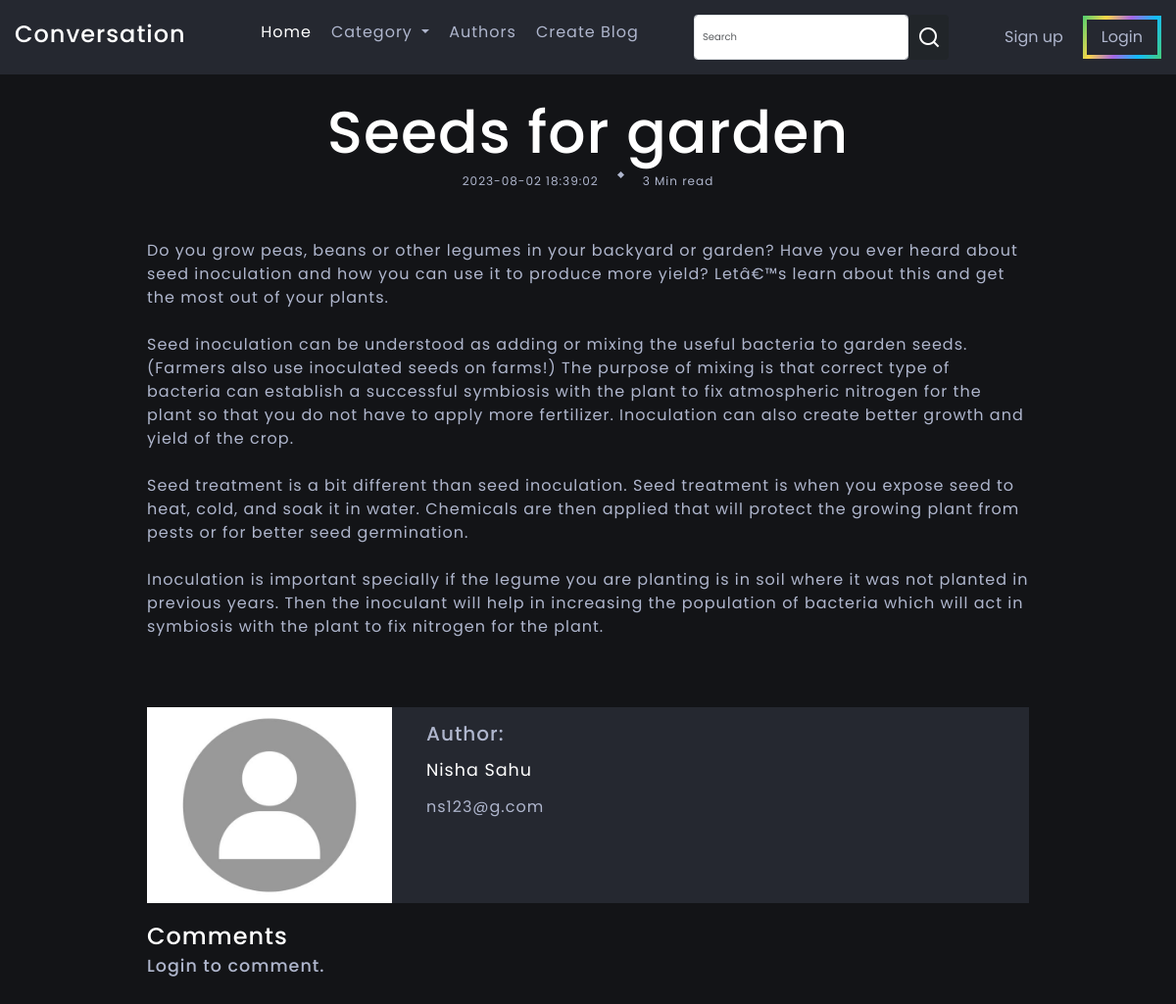
/post.php?blogid=2027277, run on the app's committed database.
### tables this page shows
CREATE TABLE `blog_details` (
  `b_id` int(50) NOT NULL,
  `b_title` text NOT NULL,
  `b_min_read` int(11) NOT NULL,
  `b_description` text NOT NULL,
  `b_date` datetime NOT NULL DEFAULT current_timestamp(),
  `b_category` int(11) NOT NULL,
  `category_tag` varchar(50) NOT NULL,
  `b_user_id` int(7) NOT NULL
);

CREATE TABLE `signup` (
  `signup_id` int(11) NOT NULL,
  `user_name` varchar(255) NOT NULL,
  `user_email` varchar(255) NOT NULL,
  `date` datetime(6) NOT NULL,
  `location` varchar(50) NOT NULL,
  `password` varchar(10) NOT NULL
);

### post.php (the view, shortened to what this page needs)
<html lang="en">
<head>
    <link href="https://cdn.jsdelivr.net/npm/remixicon@2.5.0/fonts/remixicon.css" rel="stylesheet">
    <link href="https://cdn.jsdelivr.net/npm/bootstrap@5.3.0/dist/css/bootstrap.min.css" rel="stylesheet"
>
    <link rel="stylesheet" href="./assets/css/swiper-bundle.min.css" />
    <link rel="stylesheet" href="./assets/css/main.css">
</head>
<body>
    <?php include '_dbconnect.php'; ?>
    <?php include 'header.php'; ?>
    <section class="blog-post section-header-offset">
        <div class="blog-post-container container">
            <?php
            $id = $_GET['blogid'];
            $sql = "SELECT * FROM `blog_details` WHERE  b_id=$id";
            $result = mysqli_query($conn, $sql);
            while ($row = mysqli_fetch_assoc($result)) {
                $title = $row['b_title'];
                $blog = $row['b_description'];
                $date = $row['b_date'];
                $min = $row['b_min_read'];
                $user_id = $row['b_user_id'];
                echo '
            <div class="blog-post-data">
                <h3 class="title blog-post-title">' . $title . '</h3>
                <div class="article-data">
                    <span>' . $date . '</span>
                    <span class="article-data-spacer"></span>
                    <span>' . $min . ' Min read</span>
                </div>
            </div>
            <div class="container">';
                echo nl2br(str_replace('  ', ' &nbsp;', htmlspecialchars($blog)));
            }
            ?>
            <div class="author d-grid">
                <div class="author-image-box">
                    <img src="assets/images/profile.jpg" alt="" class="article-image">
                </div>
                <div class="author-about">
                    <h2>Author:</h2>
                    <?php
                    $u_id = $user_id;
                    $sql1 = "SELECT * FROM `signup` WHERE  signup_id=$u_id";
                    $result1 = mysqli_query($conn, $sql1);
                    while ($row1 = mysqli_fetch_assoc($result1)) {
                        $user_name = $row1['user_name'];
                        $user_email = $row1['user_email'];
                        echo '
                        <h3 class="author-name">' . $user_name . '</h3>
                        <p>' . $user_email . '</p>
                            ';
                    }
                    ?>
                </div>
            </div>
            <div>
                <h2 class="logo">Comments</h2>
                <?php
                if (isset($_SESSION['useremail']) && $_SESSION['loggedin'] == true) {
                    echo '
            <form action="' . $_SERVER["REQUEST_URI"] . '"  method="POST">
            <label for="Text">' . $_SESSION['username'] . '</label>
            <div class="mb-3">
            <input type="text" class="form-input" id="blog" name="blog" placeholder="Write your views">
             </div>
                <input type="hidden" name="sno" value="' . $_SESSION['sno'] . '">
            <button class="list-link"  type="submit">
                Post comment
            </button>
            </form>
   ';
                } else {
                    echo '
    <div class="form-group">
    <h3>Login to comment.</h3>
    </div>';
                }
                ?>
            </div>
        </div>
    </section>
</body>
</html>

### assets/css/main.css (style rules this page uses)
:root { --light-color: #fff; --light-color-alt: #afb6cd; --primary-background-color: #131417; --secondary-background-color: #252830; --hover-light-color: var(--light-color); --hover-dark-color: var(--primary-background-color); --gradient-color: linear-gradient(115deg, #4fcf70, #fad648, #a767e5, #12bcfe, #44ce7b); --transparent-light-color: rgba(255, 255, 255, .05); --transparent-dark-color: rgba(0, 0, 0, .75); --font-family: 'Poppins', sans-serif; --font-size-xsm: 1.2rem; --font-size-sm: 1.6rem; --font-size-md: 2.4rem; --font-size-lg: 3rem; --font-size-xl: 4rem; --gap: 2rem; --margin-sm: 2rem; --margin-md: 3rem; --item-min-height-sm: 20rem; --item-min-height-md: 30rem; }
* { margin: 0; padding: 0; box-sizing: border-box; }
html { font-size: 62.5%; }
body { font-family: var(--font-family); font-size: var(--font-size-sm); color: var(--light-color-alt); background-color: var(--primary-background-color); letter-spacing: 1px; transition: background-color .25s, color .25s; }
img { max-width: 100%; }
.container { max-width: 160rem; margin: 0 auto; padding: 0 1.5rem; }
.d-grid { display: grid; }
.logo { font-size: var(--font-size-md); color: var(--light-color); }
.section-header-offset { margin-top: 7.4rem; }
.article-image { position: absolute; width: 100%; height: 100%; object-fit: cover; transition: transform .25s; }
.article-data { display: flex; gap: var(--gap); font-size: var(--font-size-xsm); margin-bottom: 1rem; }
.article-data-spacer { width: .5rem; height: .5rem; background-color: var(--light-color-alt); transform: rotate(45deg); }
.title { color: var(--light-color); }
.blog-post { padding-bottom: 5rem; }
.blog-post-data { display: flex; flex-direction: column; align-items: center; text-align: center; padding-block: 2.5rem; }
.blog-post-title { font-size: clamp(3rem, 5vw, 6rem); }
.blog-post-data .article-data { margin-bottom: 2.5rem; }
.blog-post-container .container { max-width: 90rem; padding: 0; display: flex; flex-direction: column; gap: var(--gap); }
.author { margin-top: 5rem; gap: var(--gap); }
.author { background-color: var(--secondary-background-color); }
.author-image-box { position: relative; height: var(--item-min-height-sm); }
.author-about { padding: 1.5rem; display: flex; flex-direction: column; gap: 1rem; }
.author-name { color: var(--light-color); font-weight: 400; }
.author-about p { max-width: 50rem; margin-bottom: 1rem; }
@media screen and (min-width: 700px) { .author { grid-template-columns: 25rem 1fr; } }
.form-input, .form-group { margin-bottom: 1rem; }

### data on the page
blog_details: b_title "Seeds for garden", b_date "2023-08-02 18:39:02", b_min_read "3", b_description "Do you grow peas, beans or other legumes in your backyard or garden? Have you ever heard about seed inoculation and how you can use it to produce more yield? Letâ€™s learn about this and get the most out of your plants. Seed inoculation can be understood as adding or mixing the useful bacteria to garden seeds. (Farmers also use inoculated seeds on farms!) The purpose of mixing is that correct type of bacteria can establish a successful symbiosis with the plant to fix atmospheric nitrogen for the plant so that you do not have to apply more fertilizer. Inoculation can also create better growth and yield of the crop. Seed treatment is a bit different than seed inoculation. Seed treatment is…"
signup: user_name "Nisha Sahu", user_email "ns123@g.com"
